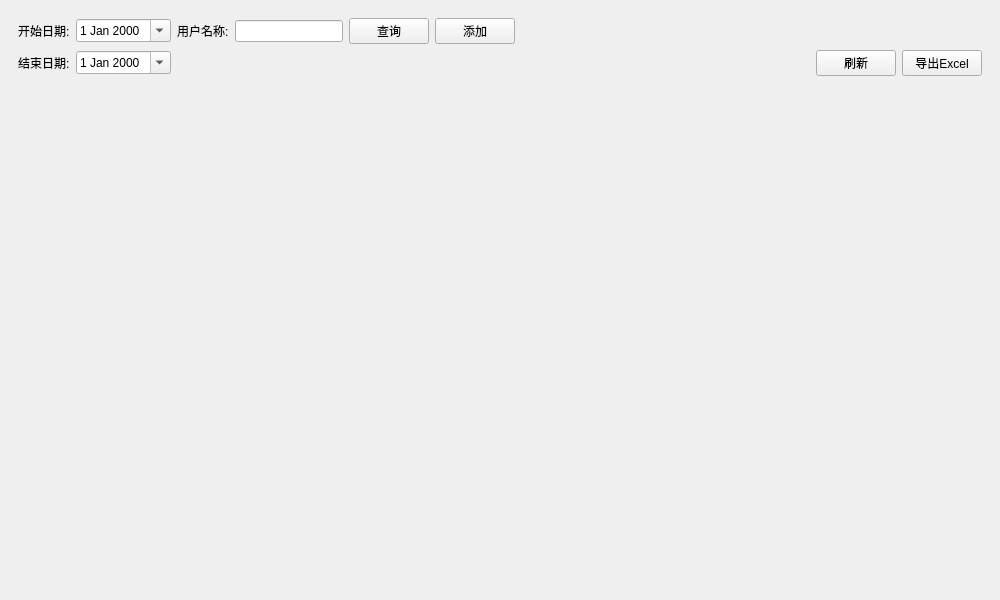
<?xml version="1.0" encoding="UTF-8"?>
<ui version="4.0">
 <class>FrmPurchaseTable</class>
 <widget class="QWidget" name="FrmPurchaseTable">
  <property name="geometry">
   <rect>
    <x>0</x>
    <y>0</y>
    <width>1000</width>
    <height>600</height>
   </rect>
  </property>
  <property name="windowTitle">
   <string>Form</string>
  </property>
  <layout class="QGridLayout" name="gridLayout_3">
   <property name="leftMargin">
    <number>0</number>
   </property>
   <property name="topMargin">
    <number>0</number>
   </property>
   <property name="rightMargin">
    <number>0</number>
   </property>
   <property name="bottomMargin">
    <number>0</number>
   </property>
   <item row="0" column="0">
    <widget class="QStackedWidget" name="stackedWidget">
     <property name="currentIndex">
      <number>0</number>
     </property>
     <widget class="QWidget" name="page">
      <layout class="QGridLayout" name="gridLayout_2" rowstretch="1,9">
       <item row="0" column="0">
        <widget class="QWidget" name="widget" native="true">
         <layout class="QGridLayout" name="gridLayout" rowstretch="0,0">
          <item row="0" column="3">
           <widget class="QLineEdit" name="editName">
            <property name="sizePolicy">
             <sizepolicy hsizetype="Minimum" vsizetype="Fixed">
              <horstretch>0</horstretch>
              <verstretch>0</verstretch>
             </sizepolicy>
            </property>
           </widget>
          </item>
          <item row="1" column="8">
           <widget class="QPushButton" name="btnExport">
            <property name="sizePolicy">
             <sizepolicy hsizetype="Minimum" vsizetype="Fixed">
              <horstretch>0</horstretch>
              <verstretch>0</verstretch>
             </sizepolicy>
            </property>
            <property name="toolTip">
             <string>导出Excel</string>
            </property>
            <property name="text">
             <string>导出Excel</string>
            </property>
            <property name="icon">
             <iconset resource="../../main.qrc">
              <normaloff>:/image/excel.png</normaloff>:/image/excel.png</iconset>
            </property>
           </widget>
          </item>
          <item row="0" column="0">
           <widget class="QLabel" name="label">
            <property name="text">
             <string>开始日期:</string>
            </property>
           </widget>
          </item>
          <item row="0" column="4">
           <widget class="QPushButton" name="btnQuery">
            <property name="text">
             <string>查询</string>
            </property>
           </widget>
          </item>
          <item row="0" column="5">
           <widget class="QPushButton" name="btnAdd">
            <property name="text">
             <string>添加</string>
            </property>
           </widget>
          </item>
          <item row="0" column="2">
           <widget class="QLabel" name="label_3">
            <property name="text">
             <string>用户名称:</string>
            </property>
           </widget>
          </item>
          <item row="1" column="0">
           <widget class="QLabel" name="label_2">
            <property name="text">
             <string>结束日期:</string>
            </property>
           </widget>
          </item>
          <item row="0" column="6">
           <spacer name="horizontalSpacer_2">
            <property name="orientation">
             <enum>Qt::Horizontal</enum>
            </property>
            <property name="sizeHint" stdset="0">
             <size>
              <width>40</width>
              <height>20</height>
             </size>
            </property>
           </spacer>
          </item>
          <item row="1" column="7">
           <widget class="QPushButton" name="btnRefresh">
            <property name="toolTip">
             <string>刷新</string>
            </property>
            <property name="text">
             <string>刷新</string>
            </property>
            <property name="icon">
             <iconset resource="../../main.qrc">
              <normaloff>:/image/刷新.png</normaloff>:/image/刷新.png</iconset>
            </property>
           </widget>
          </item>
          <item row="0" column="1">
           <widget class="QDateEdit" name="dateStart">
            <property name="calendarPopup">
             <bool>true</bool>
            </property>
           </widget>
          </item>
          <item row="1" column="1">
           <widget class="QDateEdit" name="dateEnd">
            <property name="calendarPopup">
             <bool>true</bool>
            </property>
           </widget>
          </item>
         </layout>
        </widget>
       </item>
       <item row="1" column="0">
        <widget class="GbsTableWidget" name="tableWidget" native="true"/>
       </item>
      </layout>
     </widget>
     <widget class="QWidget" name="page_2">
      <layout class="QGridLayout" name="gridLayout_4"/>
     </widget>
    </widget>
   </item>
  </layout>
 </widget>
 <customwidgets>
  <customwidget>
   <class>GbsTableWidget</class>
   <extends>QWidget</extends>
   <header>gbstablewidget.h</header>
   <container>1</container>
  </customwidget>
 </customwidgets>
 <resources>
  <include location="../../main.qrc"/>
 </resources>
 <connections/>
</ui>
